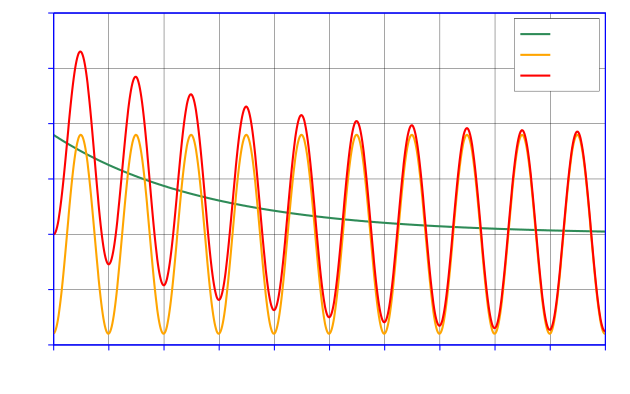

The gnuplot source for this figure:
#!/gnuplot
#
#    
#    	G N U P L O T
#    	Version 5.0 patchlevel 0    last modified 2015-01-01 
#    
#    	Copyright (C) 1986-1993, 1998, 2004, 2007-2015
#    	Thomas Williams, Colin Kelley and many others
#    
#    	gnuplot home:     http://www.gnuplot.info
#    	faq, bugs, etc:   type "help FAQ"
#    	immediate help:   type "help"  (plot window: hit 'h')
# set terminal windows 0 color solid butt enhanced
# set output
unset clip points
set clip one
unset clip two
set bar 1.000000 front
set border front linecolor rgb "blue"  linewidth 3.000 dashtype solid
set zdata 
set ydata 
set xdata 
set y2data 
set x2data 
set boxwidth
set style fill  empty border
set style rectangle back fc  bgnd fillstyle   solid 1.00 border lt -1
set style circle radius graph 0.02, first 0.00000, 0.00000 
set style ellipse size graph 0.05, 0.03, first 0.00000 angle 0 units xy
set dummy x, y
set format x "% h" 
set format y "% h" 
set format x2 "% h" 
set format y2 "% h" 
set format z "% h" 
set format cb "% h" 
set format r "% h" 
set timefmt "%d/%m/%y,%H:%M"
set angles radians
set grid back nopolar xtics nomxtics ytics nomytics noztics nomztics
set grid nox2tics nomx2tics noy2tics nomy2tics nocbtics nomcbtics
set grid linecolor "black" linetype 1 linewidth 1.00 
set raxis
set style parallel front  lt black linewidth 2.000 dashtype solid
set key title ""
set key inside right top vertical Left reverse enhanced box
set key noinvert samplen 4 spacing 1.5 width 0 height 0.5 
set key maxcolumns 0 maxrows 0
set key noopaque
unset label
unset arrow
set style increment default
unset style line
unset style arrow
set style histogram clustered gap 2 title textcolor lt -1
unset object
set style textbox transparent margins  1.0,  1.0 border
unset logscale
set offsets 0, 0, 0, 0
set pointsize 1
set pointintervalbox 1
set encoding default
unset polar
unset parametric
set decimalsign ','
set view 60, 30, 1, 1
set samples 800, 800
set isosamples 10, 10
set surface 
unset contour
set cntrlabel  format '%8.3g' font '' start 5 interval 20
set mapping cartesian
set datafile separator whitespace
unset hidden3d
set cntrparam order 4
set cntrparam linear
set cntrparam levels auto 5
set cntrparam points 5
set size ratio 0 1,1
set origin 0,0
set style data points
set style function lines
unset xzeroaxis
unset yzeroaxis
unset zzeroaxis
unset x2zeroaxis
unset y2zeroaxis
set ticslevel 0.5
set tics scale  1, 0.5, 1, 1, 1
set mxtics default
set mytics default
set mztics default
set mx2tics default
set my2tics default
set mcbtics default
set mrtics default
set xtics border out scale 1,0.5 nomirror norotate  autojustify
set xtics 0.00000,20,200.000 norangelimit textcolor rgb "black" 
set ytics border out scale 1,0.5 nomirror norotate  autojustify
set ytics -40.0000,20,80.0000 norangelimit textcolor rgb "black" 
set ztics border out scale 1,0.5 nomirror norotate  autojustify
set ztics autofreq  norangelimit textcolor rgb "black" 
unset x2tics
unset y2tics
set cbtics border out scale 1,0.5 nomirror norotate  autojustify
set cbtics autofreq  norangelimit textcolor rgb "black" 
set rtics axis out scale 1,0.5 nomirror norotate  autojustify
set rtics autofreq  norangelimit textcolor rgb "black" 
set paxis 1 tics border out scale 1,0.5 nomirror norotate  autojustify
set paxis 1 tics autofreq  rangelimit textcolor rgb "black" 
set paxis 2 tics border out scale 1,0.5 nomirror norotate  autojustify
set paxis 2 tics autofreq  rangelimit textcolor rgb "black" 
set paxis 3 tics border out scale 1,0.5 nomirror norotate  autojustify
set paxis 3 tics autofreq  rangelimit textcolor rgb "black" 
set paxis 4 tics border out scale 1,0.5 nomirror norotate  autojustify
set paxis 4 tics autofreq  rangelimit textcolor rgb "black" 
set paxis 5 tics border out scale 1,0.5 nomirror norotate  autojustify
set paxis 5 tics autofreq  rangelimit textcolor rgb "black" 
set paxis 6 tics border out scale 1,0.5 nomirror norotate  autojustify
set paxis 6 tics autofreq  rangelimit textcolor rgb "black" 
set paxis 7 tics border out scale 1,0.5 nomirror norotate  autojustify
set paxis 7 tics autofreq  rangelimit textcolor rgb "black" 
set title "" 
set title  font "" norotate
set timestamp bottom 
set timestamp "" 
set timestamp  font "" norotate
set rrange [ * : * ] noreverse nowriteback
set trange [ * : * ] noreverse nowriteback
set urange [ * : * ] noreverse nowriteback
set vrange [ * : * ] noreverse nowriteback
set xlabel '$t / \unit{ms}$'
set xlabel  font "" textcolor lt -1 norotate
set x2label "" 
set x2label  font "" textcolor lt -1 norotate
set xrange [ 0.00000 : 200.000 ] noreverse nowriteback
set x2range [ 0.00000 : 200.000 ] noreverse nowriteback
set ylabel '$i\ped{dc}(t), i\ped{ac}(t), i(t) \, /\unit{kA}$' 
set ylabel  font "" textcolor lt -1 rotate by -270
set y2label "" 
set y2label  font "" textcolor lt -1 rotate by -270
set yrange [ -40.0000 : 80.0000 ] noreverse nowriteback
set y2range [ -40.0000 : 80.0000 ] noreverse nowriteback
set zlabel "" 
set zlabel  font "" textcolor lt -1 norotate
set zrange [ * : * ] noreverse nowriteback
set cblabel "" 
set cblabel  font "" textcolor lt -1 rotate by -270
set cbrange [ * : * ] noreverse nowriteback
set paxis 1 range [ * : * ] noreverse nowriteback
set paxis 2 range [ * : * ] noreverse nowriteback
set paxis 3 range [ * : * ] noreverse nowriteback
set paxis 4 range [ * : * ] noreverse nowriteback
set paxis 5 range [ * : * ] noreverse nowriteback
set paxis 6 range [ * : * ] noreverse nowriteback
set paxis 7 range [ * : * ] noreverse nowriteback
set zero 1e-008
set lmargin  -1
set bmargin  -1
set rmargin  -1
set tmargin  -1
set locale "Catalan_Spain.1252"
set pm3d explicit at s
set pm3d scansautomatic
set pm3d interpolate 1,1 flush begin noftriangles noborder corners2color mean
set palette positive nops_allcF maxcolors 0 gamma 1.5 color model RGB 
set palette rgbformulae 7, 5, 15
set colorbox default
set colorbox vertical origin screen 0.9, 0.2, 0 size screen 0.05, 0.6, 0 front bdefault
set style boxplot candles range  1.50 outliers pt 7 separation 1 labels auto unsorted
set loadpath 
set fontpath 
set psdir
set fit brief errorvariables nocovariancevariables errorscaling prescale nowrap v5
GNUTERM = "windows"
ARGC = 0
ARG0 = ""
set terminal cairolatex pdf size 16cm,10cm
set output "Pre-Titol.tex"
idc(x) = 35.8948169*exp(-0.018*x)
iac(x) = 35.9536865*sin(0.3141593*x-1.5136)
plot  idc(x) linecolor rgb "sea-green" linewidth 6.000 title '$i\ped{dc}(t)$', iac(x)  linecolor rgb "orange" linewidth 6.000 title '$i\ped{ac}(t)$', iac(x)+idc(x) linecolor rgb "red" linewidth 6.000 title '$i(t)$'
#    EOF
